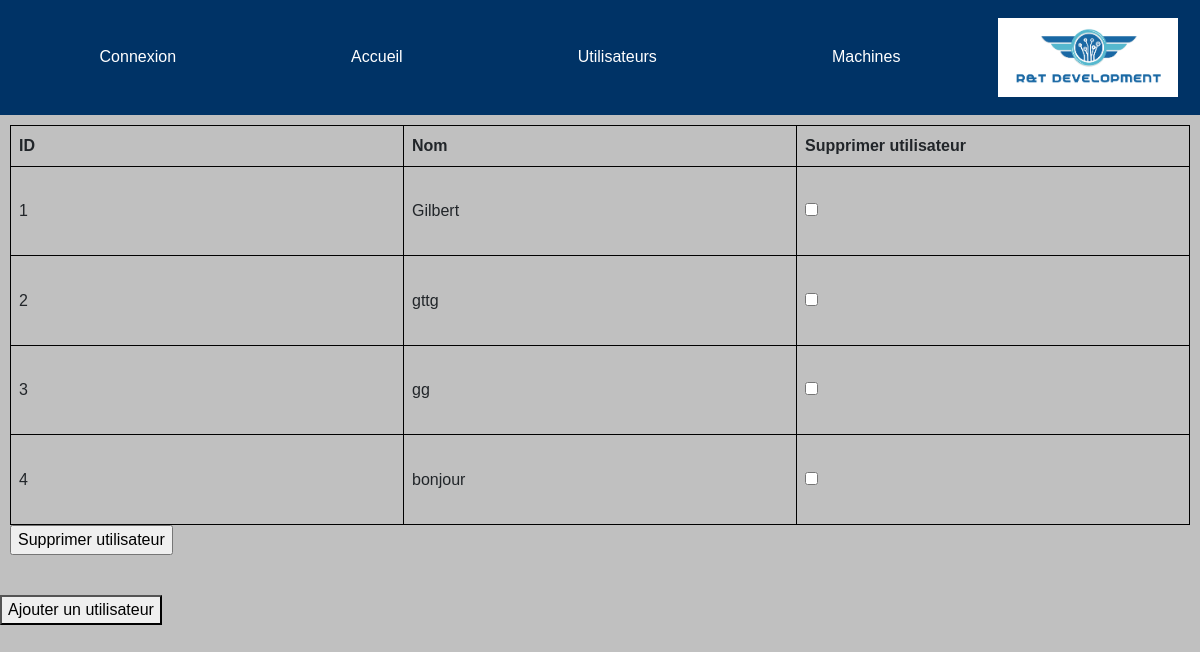
Page /Utilisateurs/ on the earlier database version.
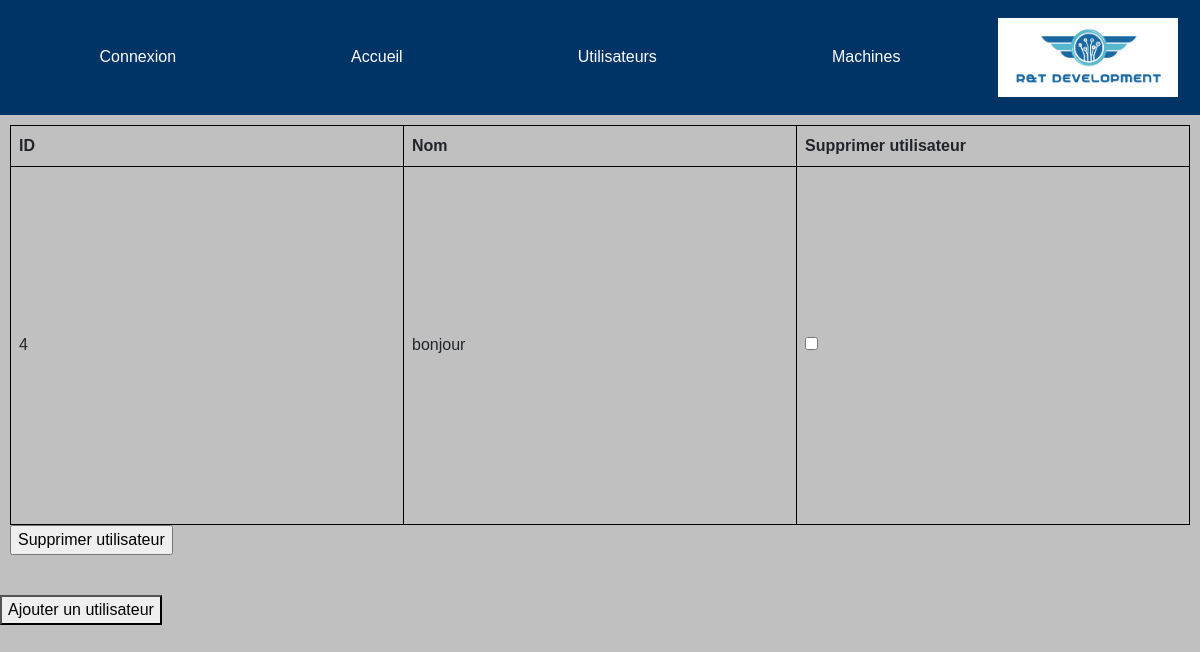
Same page on the later database version.
### projectApp/models.py (models this page shows, shortened)
class Personnel(models.Model):
    id = models.AutoField(primary_key=True, editable=True, validators=[MaxValueValidator(9999999999999)])
    nom = models.CharField(max_length=50)
    prenom = models.CharField(max_length=50)

### projectApp/views.py (the view)
# urls.py: path('Utilisateurs/', views.Utilisateurs, name='Utilisateurs'),
def Utilisateurs(request):
    personnels = Personnel.objects.all()
    context = {
        'personnels': personnels,
    }
    return render(request, "templates/Utilisateurs.html", context)

### projectApp/templates/Utilisateurs.html (shortened to what this page needs)
{% extends "index.html" %}
{% block content %}
{% if personnels %}
<div class="bord">
    <form method="post" action="{% url 'supprimer-utilisateurs' %}">
        <table>
            <thead>
                <tr>
                    <th>ID</th>
                    <th>Nom</th>
                    <th>Supprimer utilisateur</th>
                </tr>
            </thead>
            <tbody>
                {% for personne in personnels %}
                <tr>
                    <td>
                        {{ personne.id }}</td>
                    <td>{{ personne.nom }}</td>
                    <td>
                        <input type="checkbox" name="utilisateurs_a_supprimer" value="{{ personne.id }}">
                    </td>
                </tr>
                {% endfor %}
            </tbody>
        </table>
        <input type="submit" value="Supprimer utilisateur">
    </form>
</div>
{% else %}
<p>Il n'y a pas d'utilisateur.</p>
{% endif %}
<div><a href="{% url 'add-personne' %}">
        <button type="button">Ajouter un utilisateur</button>
    </a></div>
{% endblock %}

Differences in the rows shown:
removed Personnel: id "1", nom "Gilbert"
removed Personnel: id "2", nom "gttg"
removed Personnel: id "3", nom "gg"
